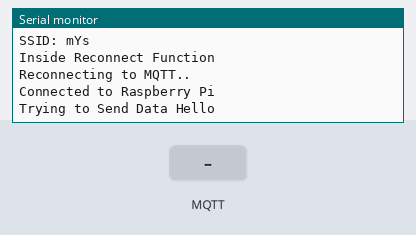
This sketch was run on a simulated Arduino Uno, built with avr-gcc and run on an emulated ATmega328P. Parts: the last lines printed to the serial monitor. The test bench sets the inputs (shaded band). WiFi joins after 1.5 s; servers stay silent unless stated; no MQTT or app messages arrive unless stated.

Above: at 7.7 s.
7.8 s: MQTT message "1" arrives on the first subscribed topic
At 9.0 s:
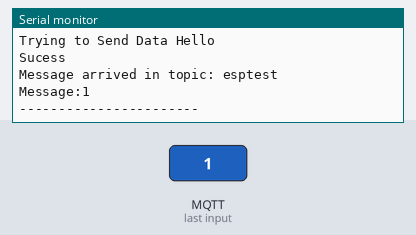
10.0 s: MQTT message "on" arrives on the first subscribed topic
At 10.4 s:
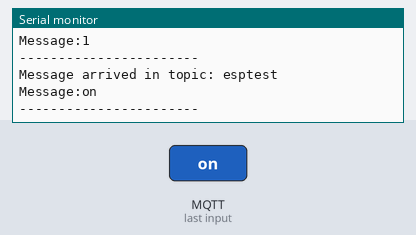
11.5 s: MQTT message "off" arrives on the first subscribed topic
At 12.8 s:
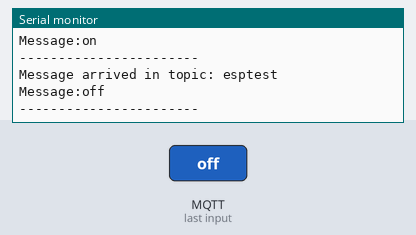

The sketch:

esp8266_mqttClient_WiFiEsp.ino
```cpp
#include <WiFiEsp.h>
#include <WiFiEspClient.h>
#include <WiFiEspUdp.h>
#include "SoftwareSerial.h"
#include <PubSubClient.h>

#define RX 6
#define TX 7

WiFiEspClient espClient; //init the Ethernet Client Object
PubSubClient client(espClient);
SoftwareSerial soft(RX,TX); // create virtual Serial for esp8266 module

//variables for wifi
const char* AP= "mYs"; //change wifi ESSID
const char* PASS= "1234amir"; //change Wifi Password

//variables for MQTT server
const char* mqtt_server = "192.168.43.67"; //Raspberry Pi IP address
int mqtt_port = 1883;
const char* mqttUser = "mcprggpc"; //change your MQTT username
const char* mqttPass = "changetoyourpassword"; //change to your MQTT password

int status = WL_IDLE_STATUS; //wireless status flags


void setup(){
  //init serial for Debugging
  Serial.begin(115200);
  soft.begin(9600); //init serial for wifi module

  WiFi.init(&soft); //init esp module
  wifiConnect(); //Connect to wifi

  //Connect to MQTT Server
  client.setServer(mqtt_server,mqtt_port);

  //PubSub client callback
  client.setCallback(callback);
  delay(5000);
}

void wifiConnect(){
  //check if wifi shield connected
  if(WiFi.status() == WL_NO_SHIELD){
    Serial.println("shield not Present");
    //dont continue, (loop forever)
    while(true);
  }

  //if shield connected, then attempt to join the LAN
  while(status != WL_CONNECTED){
    Serial.print("Attempt to Connect to:");
    Serial.println(AP);
    //try to connect to wifi
    status = WiFi.begin(AP,PASS);
  }

  //if connected, print the network information
  Serial.println("Connected to Network");
  Serial.print("IP address:");
  Serial.println(WiFi.localIP());
  Serial.print("SSID: ");
    Serial.println(WiFi.SSID());

}

void callback(char* topic, byte* payload, unsigned int length) {

  Serial.print("Message arrived in topic: ");
  Serial.println(topic);

  Serial.print("Message:");
  for (int i = 0; i < length; i++) {
    Serial.print((char)payload[i]);
  }

  Serial.println();
  Serial.println("-----------------------");

}

void reconnect(){
  //reconnect to MQTT if disconnected
  Serial.println("Inside Reconnect Function");
  while(!client.connected())
  {
    Serial.println("Reconnecting to MQTT..");

    //try to connect to mqtt account
    if(client.connect("Pi")){
      Serial.println("Connected to Raspberry Pi");

        //if connected, then we send some data.
        Serial.println("Trying to Send Data Hello");
        delay(2000);
        client.publish("esptest", "Hello from ESP8266");
        client.subscribe("esptest");
        Serial.println("Sucess");
    }
    else{
      Serial.print("Failed with state:");
      Serial.println(client.state());
      delay(2000);
    }
  }


}

void loop(){
  if(!client.connected())
  {
    reconnect();
  }
  client.loop();
}
```

Measured:
- after the input at 7.8 s, the serial monitor: prints a new line after 0.76 s (image 1)
- after the input at 10.0 s, the serial monitor: prints a new line at once (image 2)
- after the input at 11.5 s, the serial monitor: prints a new line at once (image 3)
